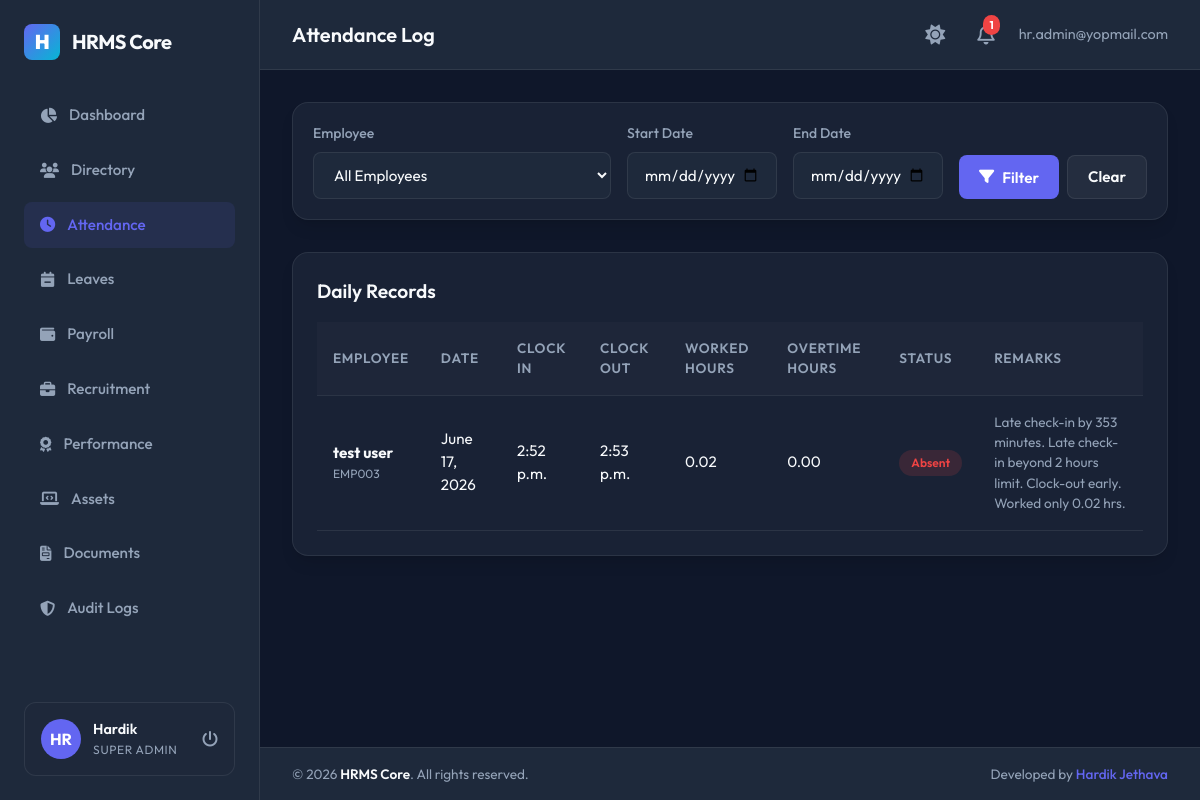
The page /attendance/ (signed in) on the database its author committed.
### apps/accounts/models.py (models this page shows, shortened)
class User(AbstractBaseUser, PermissionsMixin, TimeStampedModel):
    ROLE_CHOICES = (
        ('Super Admin', 'Super Admin'),
        ('HR Manager', 'HR Manager'),
        ('Department Manager', 'Department Manager'),
        ('Employee', 'Employee'),
    )
    email = models.EmailField(unique=True)
    employee_code = models.CharField(max_length=50, unique=True, null=True, blank=True)
    role = models.CharField(max_length=30, choices=ROLE_CHOICES, default='Employee')
    is_active = models.BooleanField(default=True)
    is_staff = models.BooleanField(default=False)
    objects = UserManager()
    USERNAME_FIELD = 'email'
    REQUIRED_FIELDS = []

### apps/employees/models.py (models this page shows, shortened)
class Employee(TimeStampedModel):
    GENDER_CHOICES = (
        ('Male', 'Male'),
        ('Female', 'Female'),
        ('Other', 'Other'),
    )
    EMPLOYMENT_TYPE_CHOICES = (
        ('Full Time', 'Full Time'),
        ('Part Time', 'Part Time'),
        ('Contract', 'Contract'),
        ('Intern', 'Intern'),
    )
    EMPLOYMENT_STATUS_CHOICES = (
        ('Active', 'Active'),
        ('Probation', 'Probation'),
        ('Notice Period', 'Notice Period'),
        ('Resigned', 'Resigned'),
        ('Terminated', 'Terminated'),
    )
    user = models.OneToOneField(
        settings.AUTH_USER_MODEL,
        on_delete=models.CASCADE,
        related_name='employee_profile'
    )
    employee_id = models.CharField(max_length=50, unique=True)
    first_name = models.CharField(max_length=50)
    last_name = models.CharField(max_length=50)
    personal_email = models.EmailField(unique=True)
    phone = models.CharField(max_length=20, blank=True)
    date_of_birth = models.DateField(null=True, blank=True)
    gender = models.CharField(max_length=10, choices=GENDER_CHOICES, blank=True)
    joining_date = models.DateField()
    employment_type = models.CharField(max_length=30, choices=EMPLOYMENT_TYPE_CHOICES, default='Full Time')
    employment_status = models.CharField(max_length=30, choices=EMPLOYMENT_STATUS_CHOICES, default='Active')
    designation = models.CharField(max_length=100)
    department = models.ForeignKey(
        'departments.Department',
        on_delete=models.SET_NULL,
        null=True,
        blank=True,
        related_name='employees'
    )
    manager = models.ForeignKey(
        'self',
        on_delete=models.SET_NULL,
        null=True,
        blank=True,
        related_name='subordinates'
    )
    address = models.TextField(blank=True)
    city = models.CharField(max_length=100, blank=True)
    state = models.CharField(max_length=100, blank=True)
    country = models.CharField(max_length=100, blank=True)
    postal_code = models.CharField(max_length=20, blank=True)
    profile_picture = models.ImageField(upload_to='profile_pics/', null=True, blank=True)

### apps/attendance/models.py (models this page shows, shortened)
class Attendance(TimeStampedModel):
    STATUS_CHOICES = (
        ('Present', 'Present'),
        ('Absent', 'Absent'),
        ('Half Day', 'Half Day'),
        ('Holiday', 'Holiday'),
        ('Leave', 'Leave'),
    )
    employee = models.ForeignKey(
        'employees.Employee',
        on_delete=models.CASCADE,
        related_name='attendances'
    )
    date = models.DateField()
    check_in = models.TimeField(null=True, blank=True)
    check_out = models.TimeField(null=True, blank=True)
    working_hours = models.DecimalField(max_digits=5, decimal_places=2, null=True, blank=True)
    overtime_hours = models.DecimalField(max_digits=5, decimal_places=2, default=0.0, null=True, blank=True)
    status = models.CharField(max_length=20, choices=STATUS_CHOICES, default='Absent')
    remarks = models.TextField(blank=True)
    class Meta:
        unique_together = ('employee', 'date')

### apps/attendance/views.py (the view)
# urls.py: path('', views.attendance_list, name='attendance_list'),
@login_required
def attendance_list(request):
    user = request.user
    is_manager = user.role in ('Super Admin', 'HR Manager')
    emp_id = request.GET.get('employee', '')
    start_date = request.GET.get('start_date', '')
    end_date = request.GET.get('end_date', '')
    if is_manager:
        attendances = Attendance.objects.all().select_related('employee', 'employee__department')
        if emp_id:
            attendances = attendances.filter(employee_id=emp_id)
    else:
        employee = getattr(user, 'employee_profile', None)
        if employee:
            attendances = Attendance.objects.filter(employee=employee)
        else:
            attendances = Attendance.objects.none()
    if start_date:
        attendances = attendances.filter(date__gte=start_date)
    if end_date:
        attendances = attendances.filter(date__lte=end_date)
    attendances = attendances.order_by('-date')
    employees = Employee.objects.all() if is_manager else []
    return render(request, 'attendance/attendance_list.html', {
        'attendances': attendances,
        'employees': employees,
        'is_manager': is_manager,
        'emp_filter': emp_id,
        'start_date': start_date,
        'end_date': end_date
    })

### templates/attendance/attendance_list.html (shortened to what this page needs)
{% extends 'base.html' %}
{% block page_header %}Attendance Log{% endblock %}
{% block content %}
<div style="display: flex; flex-direction: column; gap: 2rem;">
    <div class="card" style="padding: 1.25rem;">
        <form method="GET" style="display: flex; flex-wrap: wrap; gap: 1rem; align-items: flex-end;">
            {% if is_manager %}
            <div class="form-group" style="flex: 2; min-width: 200px; margin-bottom: 0;">
                <label class="form-label">Employee</label>
                <select name="employee" class="form-control" id="filter_employee">
                    <option value="">All Employees</option>
                </select>
            </div>
            {% endif %}
            <div class="form-group" style="flex: 1; min-width: 150px; margin-bottom: 0;">
                <label class="form-label">Start Date</label>
                <input type="date" name="start_date" value="{{ start_date }}" class="form-control" id="filter_start_date">
            </div>
            <div class="form-group" style="flex: 1; min-width: 150px; margin-bottom: 0;">
                <label class="form-label">End Date</label>
                <input type="date" name="end_date" value="{{ end_date }}" class="form-control" id="filter_end_date">
            </div>
            <div style="display: flex; gap: 0.5rem; height: 44px;">
                <button type="submit" class="btn btn-primary" id="btn_filter_attendance">
                    <i class="fa-solid fa-filter"></i> Filter
                </button>
                <a href="{% url 'attendance_list' %}" class="btn btn-secondary" style="display: flex; align-items: center;" id="btn_clear_attendance">Clear</a>
            </div>
        </form>
    </div>
    <div class="card">
        <h3 style="font-size: 1.2rem; font-weight: 600; margin-bottom: 1rem;">Daily Records</h3>
        <div class="table-container">
            <table class="custom-table">
                <thead>
                    <tr>
                        {% if is_manager %}
                            <th>Employee</th>
                        {% endif %}
                        <th>Date</th>
                        <th>Clock In</th>
                        <th>Clock Out</th>
                        <th>Worked Hours</th>
                        <th>Overtime Hours</th>
                        <th>Status</th>
                        <th>Remarks</th>
                    </tr>
                </thead>
                <tbody>
                    {% for record in attendances %}
                        <tr>
                            {% if is_manager %}
                                <td>
                                    <strong style="color: var(--text-primary);">{{ record.employee.first_name }} {{ record.employee.last_name }}</strong>
                                    <div style="font-size: 0.75rem; color: var(--text-secondary);">{{ record.employee.employee_id }}</div>
                                </td>
                            {% endif %}
                            <td>{{ record.date }}</td>
                            <td>{{ record.check_in|default:"-" }}</td>
                            <td>{{ record.check_out|default:"-" }}</td>
                            <td>{{ record.working_hours|default:"-" }}</td>
                            <td>{{ record.overtime_hours|default:"0.00" }}</td>
                            <td>
                                <span class="badge {% if record.status == 'Present' %}badge-success{% elif record.status == 'Absent' %}badge-danger{% elif record.status == 'Half Day' or record.status == 'Leave' %}badge-warning{% else %}badge-info{% endif %}">
                                    {{ record.status }}
                                </span>
                            </td>
                            <td style="font-size: 0.85rem; color: var(--text-secondary);">{{ record.remarks|default:"-" }}</td>
                        </tr>
                    {% empty %}
                        <tr>
                            <td colspan="{% if is_manager %}8{% else %}7{% endif %}" style="text-align: center; padding: 2rem; color: var(--text-secondary);">
                                No attendance records found.
                            </td>
                        </tr>
                    {% endfor %}
                </tbody>
            </table>
        </div>
    </div>
</div>
{% endblock %}

### templates/base.html (shortened to what this page needs)
{% load static %}
<!DOCTYPE html>
<html lang="en">
<head>
    <link rel="stylesheet" href="https://cdnjs.cloudflare.com/ajax/libs/font-awesome/6.4.0/css/all.min.css">
    <link rel="stylesheet" href="{% static 'css/styles.css' %}">
</head>
<body>
    <div class="app-container">
        {% if user.is_authenticated %}
        <aside class="sidebar">
            <div class="brand-section">
                <div class="brand-logo">H</div>
                <span>HRMS Core</span>
            </div>
            <nav style="flex-grow: 1;">
                <ul class="menu-list">
                    <li class="menu-item {% if request.resolver_match.url_name == 'dashboard' %}active{% endif %}">
                        <a href="{% url 'dashboard' %}">
                            <i class="fa-solid fa-chart-pie"></i>
                            <span>Dashboard</span>
                        </a>
                    </li>
                    <li class="menu-item {% if '/employees/' in request.path %}active{% endif %}">
                        <a href="{% url 'employee_list' %}">
                            <i class="fa-solid fa-users"></i>
                            <span>Directory</span>
                        </a>
                    </li>
                    <li class="menu-item {% if '/attendance/' in request.path %}active{% endif %}">
                        <a href="{% url 'attendance_list' %}">
                            <i class="fa-solid fa-clock"></i>
                            <span>Attendance</span>
                        </a>
                    </li>
                    <li class="menu-item {% if '/leaves/' in request.path %}active{% endif %}">
                        <a href="{% url 'leave_list' %}">
                            <i class="fa-solid fa-calendar-minus"></i>
                            <span>Leaves</span>
                        </a>
                    </li>
                    <li class="menu-item {% if '/payroll/' in request.path %}active{% endif %}">
                        <a href="{% url 'payroll_list' %}">
                            <i class="fa-solid fa-wallet"></i>
                            <span>Payroll</span>
                        </a>
                    </li>
                    {% if user.role == 'Super Admin' or user.role == 'HR Manager' %}
                    <li class="menu-item {% if '/recruitment/' in request.path %}active{% endif %}">
                        <a href="{% url 'recruitment_list' %}">
                            <i class="fa-solid fa-briefcase"></i>
                            <span>Recruitment</span>
                        </a>
                    </li>
                    {% endif %}
                    <li class="menu-item {% if '/performance/' in request.path %}active{% endif %}">
                        <a href="{% url 'performance_list' %}">
                            <i class="fa-solid fa-award"></i>
                            <span>Performance</span>
                        </a>
                    </li>
                    <li class="menu-item {% if '/assets/' in request.path %}active{% endif %}">
                        <a href="{% url 'asset_list' %}">
                            <i class="fa-solid fa-laptop-code"></i>
                            <span>Assets</span>
                        </a>
                    </li>
                    <li class="menu-item {% if '/documents/' in request.path %}active{% endif %}">
                        <a href="{% url 'document_list' %}">
                            <i class="fa-solid fa-file-invoice"></i>
                            <span>Documents</span>
                        </a>
                    </li>
                    {% if user.role == 'Super Admin' %}
                    <li class="menu-item {% if '/auditlogs/' in request.path %}active{% endif %}">
                        <a href="{% url 'audit_list' %}">
                            <i class="fa-solid fa-shield-halved"></i>
                            <span>Audit Logs</span>
                        </a>
                    </li>
                    {% endif %}
                </ul>
            </nav>
            <div class="user-profile-widget">
                <div class="user-avatar">
                    {% if user.employee_profile.profile_picture %}
                        <img src="{{ user.employee_profile.profile_picture.url }}" alt="Profile Pic">
                    {% else %}
                        <span>{{ user.email|slice:":2"|upper }}</span>
                    {% endif %}
                </div>
                <div class="user-info">
                    <span class="user-name">{{ user.employee_profile.first_name|default:"User" }}</span>
                    <span class="user-role">{{ user.role }}</span>
                </div>
                <a href="{% url 'logout' %}" style="margin-left: auto; color: var(--text-secondary);" title="Sign Out">
                    <i class="fa-solid fa-power-off"></i>
                </a>
            </div>
        </aside>
        {% endif %}
        <main class="main-content">
            {% if user.is_authenticated %}
            <header class="top-navbar">
                <div class="page-title">
                    {% block page_header %}HR Management System{% endblock %}
                </div>
                <div class="navbar-actions">
                    <button id="theme-toggle" style="background: none; border: none; font-size: 1.25rem; color: var(--text-secondary); cursor: pointer; transition: var(--transition-all); margin-right: 0.5rem; display: flex; align-items: center;" title="Toggle Light/Dark Theme">
                        <i class="fa-solid fa-sun" id="theme-toggle-icon"></i>
                    </button>
                    <div class="notification-badge" onclick="location.href='{% url 'notification_list' %}'">
                        <i class="fa-regular fa-bell"></i>
                        <span class="badge-count" id="unread-count">0</span>
                    </div>
                    <span style="font-size: 0.9rem; color: var(--text-secondary)">
                        {{ user.email }}
                    </span>
                </div>
            </header>
            {% endif %}
            <div class="content-frame">
                {% block content %}{% endblock %}
            </div>
            {% if user.is_authenticated %}
            <footer class="app-footer">
                <div class="footer-copyright">
                    &copy; {% now "Y" %} <span>HRMS Core</span>. All rights reserved.
                </div>
                <div class="footer-author">
                    Developed by <a href="https://github.com/hardikjethava-dev" target="_blank" rel="noopener noreferrer">Hardik Jethava</a>
                </div>
            </footer>
            {% endif %}
        </main>
    </div>
</body>
</html>

### rows shown on the page
User: email "HR", employee_profile.first_name "Hardik", role "SUPER ADMIN", email "hr.admin@yopmail.com"
Attendance: employee.first_name "test", employee.last_name "user", employee.employee_id "EMP003", date "June 17, 2026", check_in "2:52 p.m.", check_out "2:53 p.m.", working_hours "0.02", overtime_hours "0.00", status "Absent", remarks "Late check-in by 353 minutes. Late check-in beyond 2 hours limit. Clock-out early. Worked only 0.02 hrs."
